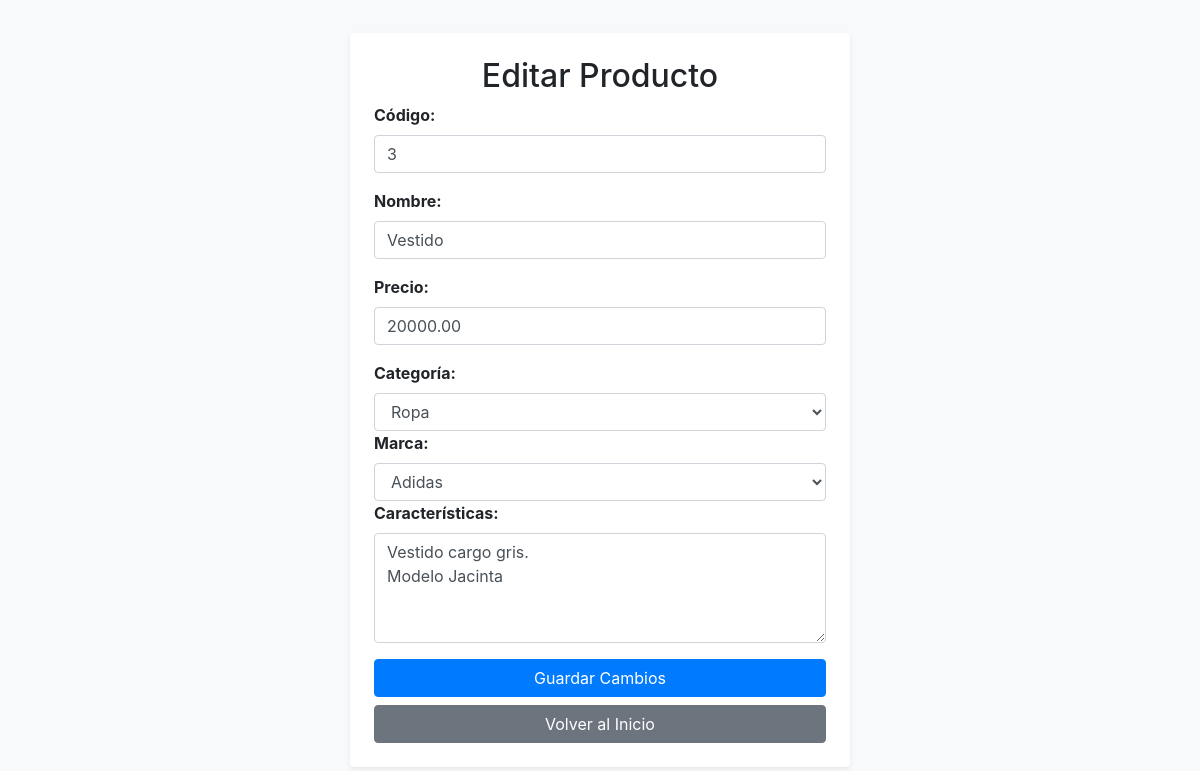
The app's page /editar/3/ (signed in) with its own data.
### productos/models.py (models this page shows, shortened)
class Producto(models.Model):
    codigo = models.CharField(max_length=10)
    nombre = models.CharField(max_length=100)
    precio = models.DecimalField(max_digits=10, decimal_places=2)  # Asegúrate de que este campo exista
    categoria = models.ForeignKey(Categoria, on_delete=models.CASCADE, default=1)  # Valor por defecto
    marca = models.ForeignKey(Marca, on_delete=models.CASCADE)
    caracteristicas = models.TextField()

class Categoria(models.Model):
    nombre = models.CharField(max_length=100)

class Marca(models.Model):
    nombre = models.CharField(max_length=100)

### productos/views.py (the view)
# urls.py: path('editar/<int:producto_id>/', views.editar_producto, name='editar_producto'),
@login_required
@user_passes_test(es_admin)
def editar_producto(request, producto_id):
    producto = get_object_or_404(Producto, id=producto_id)
    if request.method == 'POST':
        form = ProductoForm(request.POST, instance=producto)
        if form.is_valid():
            form.save()
            return redirect('index')
    else:
        form = ProductoForm(instance=producto)
    categorias = Categoria.objects.all()
    marcas = Marca.objects.all()
    return render(request, 'editar_producto.html', {
        'form': form,
        'producto': producto,
        'categorias': categorias,
        'marcas': marcas
    })

### productos/forms.py
class ProductoForm(forms.ModelForm):
    categoria = forms.ModelChoiceField(queryset=Categoria.objects.all(), empty_label="Seleccione una categoría")
    marca = forms.ModelChoiceField(queryset=Marca.objects.all(), empty_label="Seleccione una marca")
    class Meta:
        model = Producto
        fields = ['codigo', 'nombre', 'precio', 'categoria', 'marca', 'caracteristicas']

### productos/views.py (called while the page is built)
def es_admin(user):
    return user.groups.filter(name='ADMIN_PRODUCTS').exists()

### productos/templates/editar_producto.html (shortened to what this page needs)
{% load static %}
<!DOCTYPE html>
<html lang="es">
<head>
    <link rel="stylesheet" href="{% static 'css/styles.css' %}">
    <link href="https://stackpath.bootstrapcdn.com/bootstrap/4.5.2/css/bootstrap.min.css" rel="stylesheet">
</head>
<body class="bg-light d-flex justify-content-center align-items-center vh-100">
    <div class="container p-4 bg-white rounded shadow-sm" style="max-width: 500px;">
        <h2 class="text-center">Editar Producto</h2>
        <form method="post" action="">
            <div class="form-group">
                <label for="codigo">Código:</label>
                <input type="text" id="codigo" name="codigo" class="form-control" value="{{ producto.codigo }}" required>
            </div>
            <div class="form-group">
                <label for="nombre">Nombre:</label>
                <input type="text" id="nombre" name="nombre" class="form-control" value="{{ producto.nombre }}" required>
            </div>
            <div class="form-group">
                <label for="precio">Precio:</label>
                <input type="text" id="precio" name="precio" class="form-control" value="{{ producto.precio }}" required>
            </div>
            <label for="categoria">Categoría:</label>
            <select id="categoria" name="categoria" class="form-control">
                {% for categoria in categorias %}
                    <option value="{{ categoria.id }}" {% if categoria.id == form.instance.categoria.id %}selected{% endif %}>
                        {{ categoria.nombre }}
                    </option>
                {% endfor %}
            </select>
            <label for="marca">Marca:</label>
            <select id="marca" name="marca" class="form-control">
                {% for marca in marcas %}
                    <option value="{{ marca.id }}" {% if marca.id == form.instance.marca.id %}selected{% endif %}>
                        {{ marca.nombre }}
                    </option>
                {% endfor %}
            </select>
            <div class="form-group">
                <label for="caracteristicas">Características:</label>
                <textarea id="caracteristicas" name="caracteristicas" class="form-control" rows="4">{{ producto.caracteristicas }}</textarea>
            </div>
            <button type="submit" class="btn btn-primary btn-block">Guardar Cambios</button>
            <a href="{% url 'index' %}" class="btn btn-secondary btn-block">Volver al Inicio</a>
        </form>
    </div>
</body>
</html>

### productos/static/css/styles.css (style rules this page uses)
body { font-family: Arial, sans-serif; background-color: #f4f4f4; margin: 0; padding: 0; display: flex; justify-content: center; align-items: center; height: 100vh; }
.container { background-color: #fff; padding: 20px; border-radius: 8px; box-shadow: 0 2px 10px rgba(0, 0, 0, 0.1); max-width: 400px; width: 100%; }
label { font-weight: bold; margin-bottom: 5px; display: block; }
input { width: 100%; padding: 10px; margin-bottom: 15px; border: 1px solid #ccc; border-radius: 4px; }
button { width: 100%; padding: 10px; background-color: #4CAF50; color: white; border: none; border-radius: 4px; cursor: pointer; }

### records on screen
Producto: codigo "3", nombre "Vestido", precio "20000.00", categoria "Ropa", marca "Adidas", caracteristicas "Vestido cargo gris. Modelo Jacinta"
